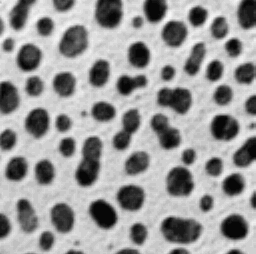
#> input picture Images/blobs.tif, 256 x 254 px
$ jupyter execute combined.ipynb
#> lines starting #> are read from the running program, lines starting #| are printed output that depends on the picture
# Image Processing and Computing the Mean Curvature of Objects in .tif File Images

Here, we load `.tif` file images into python. The loaded files are visualized in subplots as seperate channels in which each channel can have the following properities modified: `brightness`, `contrast`, `gain`, and `bias`.

The image of the given channel is then masked and segmented. We focused on the image files 'blobs.tif' and 'FluorescentCells.tif' for this pilot code, with the latter primarily focusing on the third channel containing the fluorescently labeled cells' nuclei. In the code, they are referred to as `img1` and `img2[2]`, where `[2]` denotes the third channel.

Finally, we compute the mean curvature of each blob using the masked image channel.

## Importing packages and modules implemented in the code

[cell 1]
import numpy as np
import matplotlib.pyplot as plt
from matplotlib.colors import LinearSegmentedColormap                                      # Colormap objects based on lookup tables using linear segments
from skimage import data, io, filters, measure, segmentation, feature, morphology, viewer  # A collection of algorithms for image processing
from scipy import ndimage as ndi                                                           # A collection of functions for multidimensional image processing
from skimage.segmentation import clear_border as clear_border                              # Create a checkerboard level set with binary values
from skimage.measure import label, regionprops


import masking_mod as mskf #the module we made to segment tif images
import curvature_module as crvf #the module to detect curvature
import counting_module

## Loading and visualizing images from .tif file format

[cell 2]
## Load images
img1 = io.imread("Images/blobs.tif", plugin="tifffile")
#> img1 is the input picture: shape (254, 256); min 8, max 248, mean 103.3
img2 = io.imread("Images/FluorescentCells.tif", plugin="tifffile").T  # .T to transpose image with multple channels (x, y, z) -> (z, y, x)
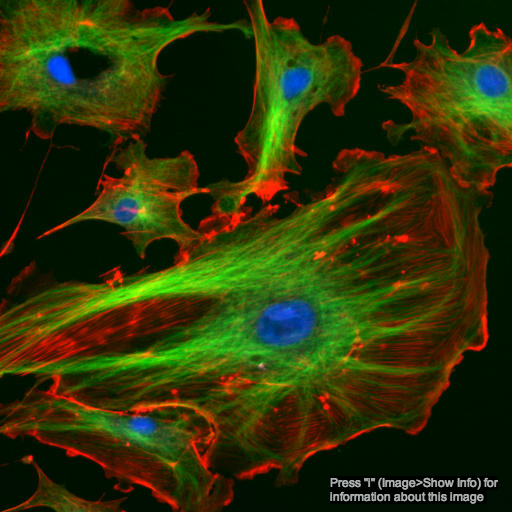
#> input picture Images/FluorescentCells.tif, 512 x 512 px
img3 = io.imread("Images/FluorescentCells2.tif", plugin="tifffile").T # .T to transpose image with multple channels (x, y, z) -> (z, y, x)
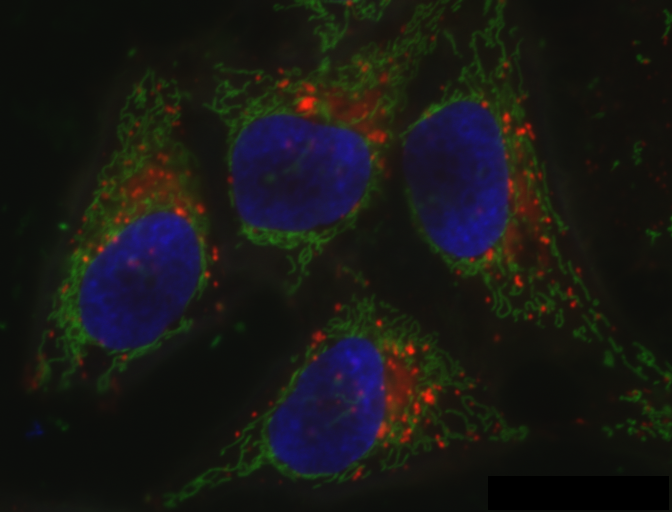
#> input picture Images/FluorescentCells2.tif, 672 x 512 px

#ch1, ch2, ch3 = img2[0], img2[1], img2[2]

[cell 3]
## Visualize the channels of the image as seperate channels in a subplot
plt.imshow(img1, cmap="Greys")
plt.show()

[cell 4]
## Setting color dictionaries for visualization
red = [(0, 0, 0), (1, 0, 0)]
green = [(0, 0, 0), (0, 1, 0)]
blue = [(0, 0, 0), (0, 0, 1)]
yellow = [(0, 0, 0), (1, 1, 0)]
magenta = [(0, 0, 0), (1, 0, 1)]
cyan = [(0, 0, 0), (0, 1, 1)]

## setting color maps for visualization
lut_red = LinearSegmentedColormap.from_list("Custom", red, N=256)
lut_green = LinearSegmentedColormap.from_list("Custom", green, N=256)
lut_blue = LinearSegmentedColormap.from_list("Custom", blue, N=256)
lut_cyan = LinearSegmentedColormap.from_list("Custom", cyan, N=256)
lut_magenta = LinearSegmentedColormap.from_list("Custom", magenta, N=256)
lut_yellow = LinearSegmentedColormap.from_list("Custom", yellow, N=256)

## Subplot for the 3 channels in img2
fig, axs = plt.subplots(1, 3)
fig.suptitle("MULTIPLE CHANNELS")
axs[0].imshow(img2[0], cmap=lut_red)
axs[0].set_ylabel('y Pixels')
axs[1].imshow(img2[1], cmap=lut_green)
axs[1].set_xlabel('x Pixels')
axs[2].imshow(img2[2], cmap=lut_blue)
fig.tight_layout()
plt.show()
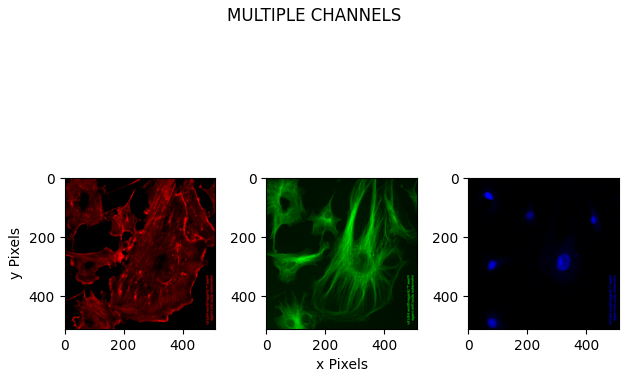
#> figure drawn by matplotlib, 3 panels

[cell 5]
## Display historgrams as a 1D array
ch1_conc = np.concatenate(img2[0])
ch2_conc = np.concatenate(img2[1])
ch3_conc = np.concatenate(img2[2])

hist1 = np.histogram(ch1_conc, bins=255)
hist2 = np.histogram(ch2_conc, bins=255)
hist3 = np.histogram(ch3_conc, bins=255)

## Plots the associated intensity histagrams
fig1, axs = plt.subplots(1, 3)
fig1.suptitle("INTENSITIES PER CHANNEL")
axs[0].bar(hist1[1][1:-1], hist1[0][1:])
axs[0].set_title('Channel 1')
axs[0].set_ylabel('Counts')
axs[0].set_yticks([])
axs[0].set_xticks([1, 255])

axs[1].bar(hist2[1][1:-1], hist2[0][1:])
axs[1].set_title('Channel 2')
axs[1].set_xlabel('Intensities')
axs[1].set_yticks([])
axs[1].set_xticks([1, 255])

axs[2].bar(hist3[1][1:-1], hist3[0][1:])
axs[2].set_title('Channel 3')
axs[2].set_yticks([])
axs[2].set_xticks([1, 255]);
fig1.tight_layout()
plt.show()
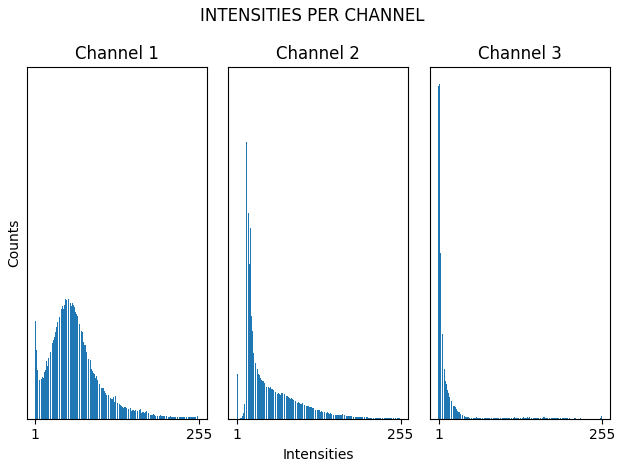
#> figure drawn by matplotlib, 3 panels

### Changing brightness and contrast
For each pixel `f` with coordenates `(i,j)` the function to change brightness and contrast is:

$$g(i,j)=\alpha\cdot f(i,j) + \beta$$

where $\alpha$ is the gain and $\beta$ is the bias
Changing the brightness can be seen as making dark colors
($\alpha$ should not be lower than one)

[cell 6]
def change_brightness_contrast(alpha, beta, channel):
#> called with alpha = 1, beta = -100
    intensity_array = np.linspace(0,255,256)
    hist = np.histogram(channel, bins=256) # histograms of the pixels' intensities in the original image
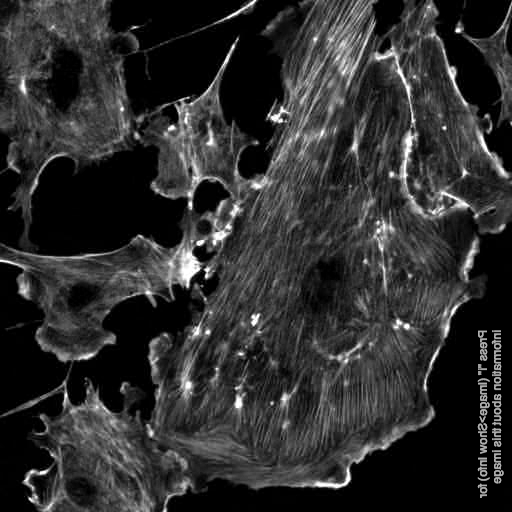
#> channel: shape (512, 512); min 0, max 255, mean 46.4
    alpha, beta = float(alpha), int(beta)
    new_intensities = channel - beta # the transformation function g(i,j) presented above
    x = (255-(255/alpha))*0.5  # x is the new minimum intesity set by the gain, the maximun values is 255-x.

    if beta <= 0: # rounds up or down the intensities values that are outside the [x,255-x] domain of new intensities.
        new_intensities[new_intensities<=x]=x
        new_intensities[new_intensities>=255-x]=255-x
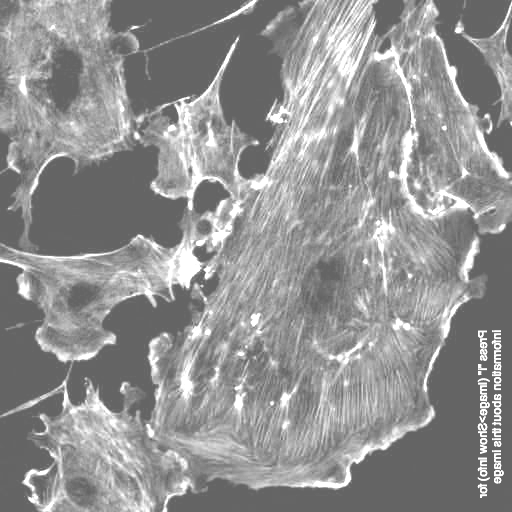
#> new_intensities: shape (512, 512) int16; min 100, max 255, mean 145.3
    else:
        new_intensities[new_intensities>=255-beta]=0

    hist_new_intensities = np.histogram(new_intensities, bins=255)

    fig, axs = plt.subplots(2, 2)
    fig.set_size_inches(10.5, 10.5)
    axs[0][0].set_title("Original")
    axs[0][0].imshow(channel, cmap=lut_red)
    axs[0][0].set_xticks([])
    axs[0][0].set_yticks([])
    axs[0][1].set_title("Contrast and brigthness changed")
    new_red = [(-beta / 256, 0, 0), (1, 0, 0)]
    new_lut_red = LinearSegmentedColormap.from_list("Custom", new_red, N=255)
    axs[0][1].imshow(new_intensities, cmap=new_lut_red)
    axs[0][1].set_xticks([])
    axs[0][1].set_yticks([])
    axs[1][0].bar(hist[1][1:-1],hist[0][1:])
    axs[1][0].set_xticks([1, 255])

    axs[1][1].bar(hist_new_intensities[1][1:-1],hist_new_intensities[0][1:])
    #axs[1][1].set_xticks([1,255])
    axs[1][1].set_xlim(0,255)


change_brightness_contrast(1,-100, img2[0])
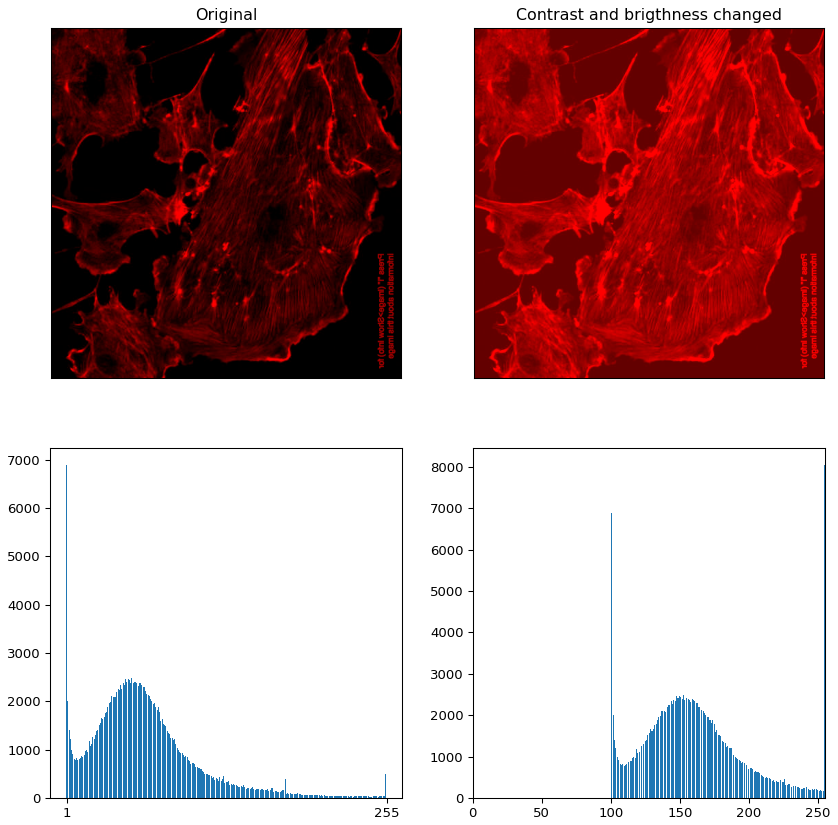
#> figure drawn by matplotlib, 4 panels; panel 3: tallest bar 6899 high, from x = 0.596 to 1.4; panel 4: tallest bar 8056 high, from x = 254 to 254.8
